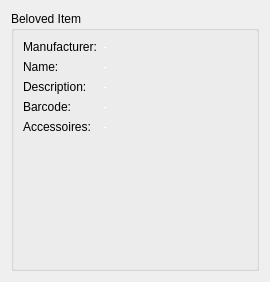
<?xml version="1.0" encoding="UTF-8"?>
<ui version="4.0">
 <class>GroupBox_ItemDetails</class>
 <widget class="QWidget" name="GroupBox_ItemDetails">
  <property name="geometry">
   <rect>
    <x>0</x>
    <y>0</y>
    <width>270</width>
    <height>282</height>
   </rect>
  </property>
  <property name="windowTitle">
   <string>Form</string>
  </property>
  <layout class="QVBoxLayout" name="verticalLayout">
   <item>
    <widget class="QGroupBox" name="groupBox_item">
     <property name="title">
      <string>Beloved Item</string>
     </property>
     <layout class="QVBoxLayout" name="verticalLayout_2">
      <item>
       <layout class="QFormLayout" name="formLayout">
        <item row="0" column="0">
         <widget class="QLabel" name="label_4">
          <property name="text">
           <string>Manufacturer:</string>
          </property>
          <property name="alignment">
           <set>Qt::AlignLeading|Qt::AlignLeft|Qt::AlignTop</set>
          </property>
         </widget>
        </item>
        <item row="0" column="1">
         <widget class="QLabel" name="label_Item_Manufacturer">
          <property name="styleSheet">
           <string notr="true">color:#ffffff;</string>
          </property>
          <property name="text">
           <string>-</string>
          </property>
          <property name="alignment">
           <set>Qt::AlignLeading|Qt::AlignLeft|Qt::AlignTop</set>
          </property>
          <property name="wordWrap">
           <bool>true</bool>
          </property>
         </widget>
        </item>
        <item row="1" column="0">
         <widget class="QLabel" name="label_3">
          <property name="text">
           <string>Name:</string>
          </property>
          <property name="alignment">
           <set>Qt::AlignLeading|Qt::AlignLeft|Qt::AlignTop</set>
          </property>
         </widget>
        </item>
        <item row="1" column="1">
         <widget class="QLabel" name="label_Item_Name">
          <property name="styleSheet">
           <string notr="true">color:#ffffff;</string>
          </property>
          <property name="text">
           <string>-</string>
          </property>
          <property name="alignment">
           <set>Qt::AlignLeading|Qt::AlignLeft|Qt::AlignTop</set>
          </property>
          <property name="wordWrap">
           <bool>true</bool>
          </property>
         </widget>
        </item>
        <item row="2" column="0">
         <widget class="QLabel" name="label_5">
          <property name="text">
           <string>Description:</string>
          </property>
          <property name="alignment">
           <set>Qt::AlignLeading|Qt::AlignLeft|Qt::AlignTop</set>
          </property>
         </widget>
        </item>
        <item row="2" column="1">
         <widget class="QLabel" name="label_Item_Description">
          <property name="styleSheet">
           <string notr="true">color:#ffffff;</string>
          </property>
          <property name="text">
           <string>-</string>
          </property>
          <property name="alignment">
           <set>Qt::AlignLeading|Qt::AlignLeft|Qt::AlignTop</set>
          </property>
          <property name="wordWrap">
           <bool>true</bool>
          </property>
         </widget>
        </item>
        <item row="3" column="0">
         <widget class="QLabel" name="label_7">
          <property name="text">
           <string>Barcode:</string>
          </property>
          <property name="alignment">
           <set>Qt::AlignLeading|Qt::AlignLeft|Qt::AlignTop</set>
          </property>
         </widget>
        </item>
        <item row="3" column="1">
         <widget class="QLabel" name="label_Item_Barcode">
          <property name="styleSheet">
           <string notr="true">color:#ffffff;</string>
          </property>
          <property name="text">
           <string>-</string>
          </property>
          <property name="alignment">
           <set>Qt::AlignLeading|Qt::AlignLeft|Qt::AlignTop</set>
          </property>
         </widget>
        </item>
        <item row="4" column="0">
         <widget class="QLabel" name="label_6">
          <property name="text">
           <string>Accessoires:</string>
          </property>
          <property name="alignment">
           <set>Qt::AlignLeading|Qt::AlignLeft|Qt::AlignTop</set>
          </property>
         </widget>
        </item>
        <item row="4" column="1">
         <widget class="QLabel" name="label_Item_Accessoires">
          <property name="styleSheet">
           <string notr="true">color:#ffffff;</string>
          </property>
          <property name="text">
           <string>-</string>
          </property>
          <property name="alignment">
           <set>Qt::AlignLeading|Qt::AlignLeft|Qt::AlignTop</set>
          </property>
          <property name="wordWrap">
           <bool>true</bool>
          </property>
         </widget>
        </item>
        <item row="5" column="1">
         <widget class="QLabel" name="label_Item_Image">
          <property name="sizePolicy">
           <sizepolicy hsizetype="Expanding" vsizetype="Expanding">
            <horstretch>0</horstretch>
            <verstretch>0</verstretch>
           </sizepolicy>
          </property>
          <property name="minimumSize">
           <size>
            <width>0</width>
            <height>100</height>
           </size>
          </property>
          <property name="text">
           <string/>
          </property>
          <property name="alignment">
           <set>Qt::AlignLeading|Qt::AlignLeft|Qt::AlignTop</set>
          </property>
         </widget>
        </item>
       </layout>
      </item>
     </layout>
    </widget>
   </item>
  </layout>
 </widget>
 <resources/>
 <connections/>
</ui>
